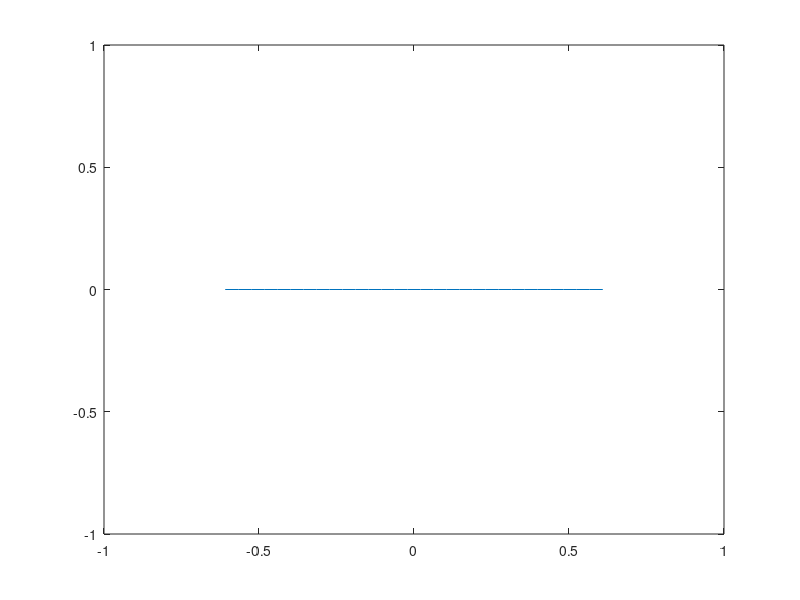

Write MATLAB code to recreate this figure. (Note: this script raises an error after producing the figure.)

DET1_VOL   = 1.00000E+00;
DET1_RBINS = 1;
DET1_CBINS = 1;
DET1_MBINS = 1;
DET1_UBINS = 1;
DET1_XBINS = 1;
DET1_YBINS = 1;
DET1_ZBINS = 1;
DET1_LBINS = 1;
DET1_EBINS = 1;
DET1_VALS  = 1;
DET1 = [
    1    1    1    1    1    1    1    1    1    1  4.64915E+00 0.00217 363194
];

DET4_VOL   = 1.00000E+00;
DET4_RBINS = 1;
DET4_CBINS = 1;
DET4_MBINS = 1;
DET4_UBINS = 1;
DET4_XBINS = 1;
DET4_YBINS = 1;
DET4_ZBINS = 1;
DET4_LBINS = 1;
DET4_EBINS = 1;
DET4_VALS  = 1;
DET4 = [
    1    1    1    1    1    1    1    1    1    1  1.04957E-02 0.00488 364339
];

DET5_VOL   = 1.00000E+00;
DET5_RBINS = 1;
DET5_CBINS = 1;
DET5_MBINS = 1;
DET5_UBINS = 1;
DET5_XBINS = 1;
DET5_YBINS = 1;
DET5_ZBINS = 1;
DET5_LBINS = 1;
DET5_EBINS = 1;
DET5_VALS  = 1;
DET5 = [
    1    1    1    1    1    1    1    1    1    1  3.14968E-01 0.00212 364339
];

DET6_VOL   = 1.00000E+00;
DET6_RBINS = 1;
DET6_CBINS = 1;
DET6_MBINS = 1;
DET6_UBINS = 1;
DET6_XBINS = 1;
DET6_YBINS = 1;
DET6_ZBINS = 1;
DET6_LBINS = 1;
DET6_EBINS = 23;
DET6_VALS  = 23;
DET6 = [
    1    1    1    1    1    1    1    1    1    1  0.00000E+00 0.00000 0
    2    2    1    1    1    1    1    1    1    1  0.00000E+00 0.00000 0
    3    3    1    1    1    1    1    1    1    1  0.00000E+00 0.00000 0
    4    4    1    1    1    1    1    1    1    1  0.00000E+00 0.00000 0
    5    5    1    1    1    1    1    1    1    1  0.00000E+00 0.00000 0
    6    6    1    1    1    1    1    1    1    1  0.00000E+00 0.00000 0
    7    7    1    1    1    1    1    1    1    1  0.00000E+00 0.00000 0
    8    8    1    1    1    1    1    1    1    1  0.00000E+00 0.00000 0
    9    9    1    1    1    1    1    1    1    1  0.00000E+00 0.00000 0
   10   10    1    1    1    1    1    1    1    1  0.00000E+00 0.00000 0
   11   11    1    1    1    1    1    1    1    1  0.00000E+00 0.00000 0
   12   12    1    1    1    1    1    1    1    1  0.00000E+00 0.00000 0
   13   13    1    1    1    1    1    1    1    1  1.25315E-05 0.75238 3
   14   14    1    1    1    1    1    1    1    1  8.67996E-04 0.17913 157
   15   15    1    1    1    1    1    1    1    1  1.04011E-03 0.17858 171
   16   16    1    1    1    1    1    1    1    1  1.28774E-01 0.01916 16141
   17   17    1    1    1    1    1    1    1    1  8.21979E-01 0.00698 79873
   18   18    1    1    1    1    1    1    1    1  6.14390E-01 0.00739 47497
   19   19    1    1    1    1    1    1    1    1  7.96301E-01 0.00580 54130
   20   20    1    1    1    1    1    1    1    1  8.97948E-01 0.00562 61908
   21   21    1    1    1    1    1    1    1    1  8.12034E-01 0.00546 61215
   22   22    1    1    1    1    1    1    1    1  4.53000E-01 0.00793 34224
   23   23    1    1    1    1    1    1    1    1  1.14617E-01 0.01594 7408
];
DET6E = [
 1.00000E-11  3.00000E-08  1.50050E-08
 3.00000E-08  5.80000E-08  4.40000E-08
 5.80000E-08  1.40000E-07  9.90000E-08
 1.40000E-07  2.80000E-07  2.10000E-07
 2.80000E-07  3.50000E-07  3.15000E-07
 3.50000E-07  6.25000E-07  4.87500E-07
 6.25000E-07  1.02000E-06  8.22500E-07
 1.02000E-06  1.09700E-06  1.05850E-06
 1.09700E-06  1.85500E-06  1.47600E-06
 1.85500E-06  4.00000E-06  2.92750E-06
 4.00000E-06  9.87700E-06  6.93850E-06
 9.87700E-06  1.59680E-05  1.29225E-05
 1.59680E-05  1.48728E-04  8.23480E-05
 1.48728E-04  5.53000E-03  2.83936E-03
 5.53000E-03  9.11800E-03  7.32400E-03
 9.11800E-03  1.11000E-01  6.00590E-02
 1.11000E-01  5.00000E-01  3.05500E-01
 5.00000E-01  8.21000E-01  6.60500E-01
 8.21000E-01  1.35300E+00  1.08700E+00
 1.35300E+00  2.23100E+00  1.79200E+00
 2.23100E+00  3.67900E+00  2.95500E+00
 3.67900E+00  6.06550E+00  4.87225E+00
 6.06550E+00  1.00000E+01  8.03275E+00
];

DET7_VOL   = 1.00000E+00;
DET7_RBINS = 1;
DET7_CBINS = 1;
DET7_MBINS = 1;
DET7_UBINS = 1;
DET7_XBINS = 1;
DET7_YBINS = 1;
DET7_ZBINS = 1;
DET7_LBINS = 1;
DET7_EBINS = 2;
DET7_VALS  = 2;
DET7 = [
    1    1    1    1    1    1    1    1    1    1  0.00000E+00 0.00000 0
    2    2    1    1    1    1    1    1    1    1  4.64096E+00 0.00218 362727
];
DET7E = [
 1.00000E-11  6.25000E-07  3.12505E-07
 6.25000E-07  1.00000E+01  5.00000E+00
];

DET12_VOL   = 1.00000E+00;
DET12_RBINS = 1;
DET12_CBINS = 1;
DET12_MBINS = 1;
DET12_UBINS = 1;
DET12_XBINS = 30;
DET12_YBINS = 1;
DET12_ZBINS = 1;
DET12_LBINS = 1;
DET12_EBINS = 2;
DET12_VALS  = 60;
DET12 = [
    1    1    1    1    1    1    1    1    1    1  0.00000E+00 0.00000 0
    3    1    1    1    1    1    1    1    1    2  0.00000E+00 0.00000 0
    5    1    1    1    1    1    1    1    1    3  0.00000E+00 0.00000 0
    7    1    1    1    1    1    1    1    1    4  0.00000E+00 0.00000 0
    9    1    1    1    1    1    1    1    1    5  0.00000E+00 0.00000 0
   11    1    1    1    1    1    1    1    1    6  0.00000E+00 0.00000 0
   13    1    1    1    1    1    1    1    1    7  0.00000E+00 0.00000 0
   15    1    1    1    1    1    1    1    1    8  0.00000E+00 0.00000 0
   17    1    1    1    1    1    1    1    1    9  0.00000E+00 0.00000 0
   19    1    1    1    1    1    1    1    1   10  0.00000E+00 0.00000 0
   21    1    1    1    1    1    1    1    1   11  0.00000E+00 0.00000 0
   23    1    1    1    1    1    1    1    1   12  0.00000E+00 0.00000 0
   25    1    1    1    1    1    1    1    1   13  0.00000E+00 0.00000 0
   27    1    1    1    1    1    1    1    1   14  0.00000E+00 0.00000 0
   29    1    1    1    1    1    1    1    1   15  0.00000E+00 0.00000 0
   31    1    1    1    1    1    1    1    1   16  0.00000E+00 0.00000 0
   33    1    1    1    1    1    1    1    1   17  0.00000E+00 0.00000 0
   35    1    1    1    1    1    1    1    1   18  0.00000E+00 0.00000 0
   37    1    1    1    1    1    1    1    1   19  0.00000E+00 0.00000 0
   39    1    1    1    1    1    1    1    1   20  0.00000E+00 0.00000 0
   41    1    1    1    1    1    1    1    1   21  0.00000E+00 0.00000 0
   43    1    1    1    1    1    1    1    1   22  0.00000E+00 0.00000 0
   45    1    1    1    1    1    1    1    1   23  0.00000E+00 0.00000 0
   47    1    1    1    1    1    1    1    1   24  0.00000E+00 0.00000 0
   49    1    1    1    1    1    1    1    1   25  0.00000E+00 0.00000 0
   51    1    1    1    1    1    1    1    1   26  0.00000E+00 0.00000 0
   53    1    1    1    1    1    1    1    1   27  0.00000E+00 0.00000 0
   55    1    1    1    1    1    1    1    1   28  0.00000E+00 0.00000 0
   57    1    1    1    1    1    1    1    1   29  0.00000E+00 0.00000 0
   59    1    1    1    1    1    1    1    1   30  0.00000E+00 0.00000 0
    2    2    1    1    1    1    1    1    1    1  2.62226E-02 0.02236 2061
    4    2    1    1    1    1    1    1    1    2  2.55395E-02 0.02321 1986
    6    2    1    1    1    1    1    1    1    3  2.51776E-02 0.02338 1955
    8    2    1    1    1    1    1    1    1    4  2.53195E-02 0.02575 1980
   10    2    1    1    1    1    1    1    1    5  2.57856E-02 0.02246 2021
   12    2    1    1    1    1    1    1    1    6  2.60473E-02 0.02190 2031
   14    2    1    1    1    1    1    1    1    7  2.53092E-02 0.02377 1976
   16    2    1    1    1    1    1    1    1    8  2.61820E-02 0.02325 2042
   18    2    1    1    1    1    1    1    1    9  2.61807E-02 0.02208 2048
   20    2    1    1    1    1    1    1    1   10  2.67466E-02 0.02274 2092
   22    2    1    1    1    1    1    1    1   11  2.55536E-02 0.02344 1996
   24    2    1    1    1    1    1    1    1   12  2.57444E-02 0.02387 2010
   26    2    1    1    1    1    1    1    1   13  2.62208E-02 0.02264 2049
   28    2    1    1    1    1    1    1    1   14  2.52030E-02 0.02357 1978
   30    2    1    1    1    1    1    1    1   15  2.59801E-02 0.02196 2028
   32    2    1    1    1    1    1    1    1   16  2.45438E-02 0.02337 1919
   34    2    1    1    1    1    1    1    1   17  2.61481E-02 0.02456 2041
   36    2    1    1    1    1    1    1    1   18  2.54215E-02 0.02358 1989
   38    2    1    1    1    1    1    1    1   19  2.50046E-02 0.02423 1950
   40    2    1    1    1    1    1    1    1   20  2.55114E-02 0.02356 1988
   42    2    1    1    1    1    1    1    1   21  2.60135E-02 0.02212 2025
   44    2    1    1    1    1    1    1    1   22  2.52849E-02 0.02285 1978
   46    2    1    1    1    1    1    1    1   23  2.47730E-02 0.02363 1941
   48    2    1    1    1    1    1    1    1   24  2.59364E-02 0.02025 2031
   50    2    1    1    1    1    1    1    1   25  2.59826E-02 0.02335 2026
   52    2    1    1    1    1    1    1    1   26  2.57177E-02 0.02189 1998
   54    2    1    1    1    1    1    1    1   27  2.56496E-02 0.02398 2004
   56    2    1    1    1    1    1    1    1   28  2.51974E-02 0.02158 1964
   58    2    1    1    1    1    1    1    1   29  2.51476E-02 0.02358 1965
   60    2    1    1    1    1    1    1    1   30  2.58796E-02 0.02488 2028
];
DET12E = [
 1.00000E-11  6.25000E-07  3.12505E-07
 6.25000E-07  1.00000E+01  5.00000E+00
];
DET12X = [
-6.30000E-01 -5.88000E-01 -6.09000E-01
-5.88000E-01 -5.46000E-01 -5.67000E-01
-5.46000E-01 -5.04000E-01 -5.25000E-01
-5.04000E-01 -4.62000E-01 -4.83000E-01
-4.62000E-01 -4.20000E-01 -4.41000E-01
-4.20000E-01 -3.78000E-01 -3.99000E-01
-3.78000E-01 -3.36000E-01 -3.57000E-01
-3.36000E-01 -2.94000E-01 -3.15000E-01
-2.94000E-01 -2.52000E-01 -2.73000E-01
-2.52000E-01 -2.10000E-01 -2.31000E-01
-2.10000E-01 -1.68000E-01 -1.89000E-01
-1.68000E-01 -1.26000E-01 -1.47000E-01
-1.26000E-01 -8.40000E-02 -1.05000E-01
-8.40000E-02 -4.20000E-02 -6.30000E-02
-4.20000E-02  0.00000E+00 -2.10000E-02
 0.00000E+00  4.20000E-02  2.10000E-02
 4.20000E-02  8.40000E-02  6.30000E-02
 8.40000E-02  1.26000E-01  1.05000E-01
 1.26000E-01  1.68000E-01  1.47000E-01
 1.68000E-01  2.10000E-01  1.89000E-01
 2.10000E-01  2.52000E-01  2.31000E-01
 2.52000E-01  2.94000E-01  2.73000E-01
 2.94000E-01  3.36000E-01  3.15000E-01
 3.36000E-01  3.78000E-01  3.57000E-01
 3.78000E-01  4.20000E-01  3.99000E-01
 4.20000E-01  4.62000E-01  4.41000E-01
 4.62000E-01  5.04000E-01  4.83000E-01
 5.04000E-01  5.46000E-01  5.25000E-01
 5.46000E-01  5.88000E-01  5.67000E-01
 5.88000E-01  6.30000E-01  6.09000E-01
];
 figure;
plot(DET12X(:, 3), DET12(1:30, 11));
 xlabel('x(cm)','FontSize', fsz);
 ylabel('Flux','FontSize', fsz); 
 
figure;
 plot(DET12X(:, 3), DET12(31:60, 11));
 xlabel('x(cm)','FontSize', fsz);
 ylabel('Flux','FontSize', fsz); 
 
 figure;
plot(DET6E(:, 3), DET6(:, 11));
 xlabel('Energy(Mev)','FontSize', fsz);
 ylabel('Flux','FontSize', fsz);
 
